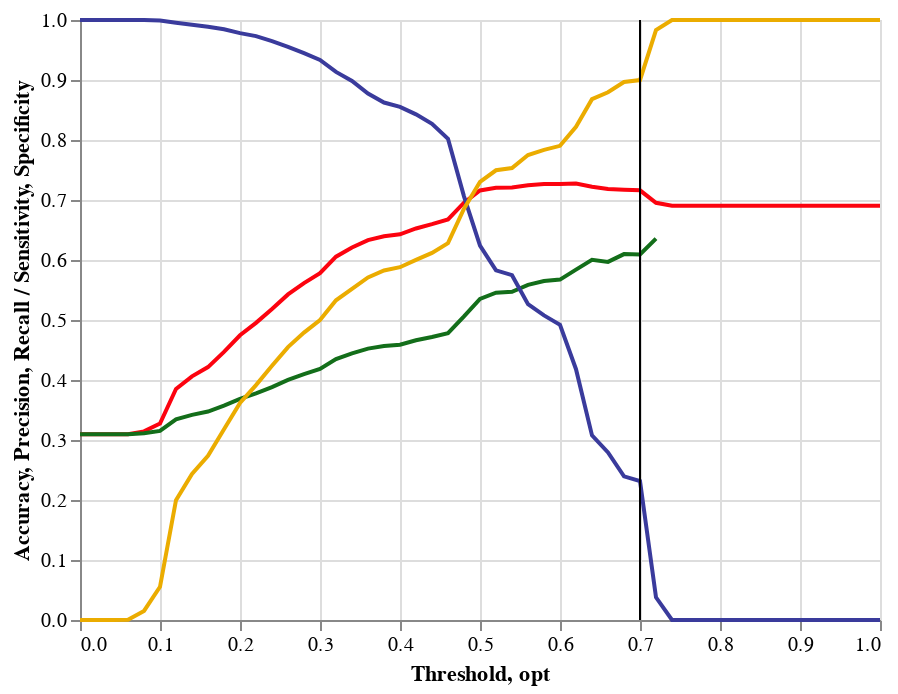

This figure's notebook cell:
### Code cell
source = accdf
source['opt'] = .7

base = alt.Chart(source)

#red
acc= base.mark_line(color="#fc030f").encode(
    x='Threshold:Q',
    y='Accuracy:Q'
)
#green
prec = base.mark_line(color="#136e1a").encode(
    x='Threshold:Q',
    y='Precision:Q'
)
#blue
rec = base.mark_line(color="#3a3b9c").encode(
    x='Threshold:Q',
    y='Recall / Sensitivity:Q'
)
#orange
spec = base.mark_line(color="#ebac00").encode(
    x='Threshold:Q',
    y='Specificity:Q'
)

optimal = base.mark_rule().encode(
    x='opt'
)
acc+prec+rec+spec+optimal

### Figure 1 — Vega-Lite specification as saved in the notebook (floating-point values rounded to 4 significant figures)
{"config": {"view": {"continuousWidth": 400, "continuousHeight": 300}}, "layer": [{"mark": {"type": "line", "color": "#fc030f"}, "encoding": {"x": {"type": "quantitative", "field": "Threshold"}, "y": {"type": "quantitative", "field": "Accuracy"}}}, {"mark": {"type": "line", "color": "#136e1a"}, "encoding": {"x": {"type": "quantitative", "field": "Threshold"}, "y": {"type": "quantitative", "field": "Precision"}}}, {"mark": {"type": "line", "color": "#3a3b9c"}, "encoding": {"x": {"type": "quantitative", "field": "Threshold"}, "y": {"type": "quantitative", "field": "Recall / Sensitivity"}}}, {"mark": {"type": "line", "color": "#ebac00"}, "encoding": {"x": {"type": "quantitative", "field": "Threshold"}, "y": {"type": "quantitative", "field": "Specificity"}}}, {"mark": "rule", "encoding": {"x": {"type": "quantitative", "field": "opt"}}}], "data": {"name": "data-77db0a44bde7c38facc6b9a50d4170e5"}, "$schema": "https://vega.github.io/schema/vega-lite/v4.8.1.json", "datasets": {"data-77db0a44bde7c38facc6b9a50d4170e5": [{"Threshold": 0.0, "TP": 18196, "TN": 0, "FP": 40568, "FN": 0, "Accuracy": 0.3096, "Precision": 0.3096, "Recall / Sensitivity": 1.0, "Specificity": 0.0, "F1": 0.4729, "opt": 0.7}, {"Threshold": 0.02, "TP": 18196, "TN": 0, "FP": 40568, "FN": 0, "Accuracy": 0.3096, "Precision": 0.3096, "Recall / Sensitivity": 1.0, "Specificity": 0.0, "F1": 0.4729, "opt": 0.7}, {"Threshold": 0.04, "TP": 18196, "TN": 0, "FP": 40568, "FN": 0, "Accuracy": 0.3096, "Precision": 0.3096, "Recall / Sensitivity": 1.0, "Specificity": 0.0, "F1": 0.4729, "opt": 0.7}, {"Threshold": 0.06, "TP": 18196, "TN": 6, "FP": 40562, "FN": 0, "Accuracy": 0.3097, "Precision": 0.3097, "Recall / Sensitivity": 1.0, "Specificity": 0.0003296, "F1": 0.4729, "opt": 0.7}, {"Threshold": 0.08, "TP": 18193, "TN": 280, "FP": 40288, "FN": 3, "Accuracy": 0.3144, "Precision": 0.3111, "Recall / Sensitivity": 0.9998, "Specificity": 0.01516, "F1": 0.4745, "opt": 0.7}, {"Threshold": 0.1, "TP": 18181, "TN": 1063, "FP": 39505, "FN": 15, "Accuracy": 0.3275, "Precision": 0.3152, "Recall / Sensitivity": 0.9992, "Specificity": 0.05524, "F1": 0.4792, "opt": 0.7}, {"Threshold": 0.12, "TP": 18113, "TN": 4520, "FP": 36048, "FN": 83, "Accuracy": 0.3852, "Precision": 0.3344, "Recall / Sensitivity": 0.9954, "Specificity": 0.1997, "F1": 0.5007, "opt": 0.7}, {"Threshold": 0.14, "TP": 18053, "TN": 5810, "FP": 34758, "FN": 143, "Accuracy": 0.4061, "Precision": 0.3418, "Recall / Sensitivity": 0.9921, "Specificity": 0.2435, "F1": 0.5085, "opt": 0.7}, {"Threshold": 0.16, "TP": 17989, "TN": 6782, "FP": 33786, "FN": 207, "Accuracy": 0.4215, "Precision": 0.3474, "Recall / Sensitivity": 0.9886, "Specificity": 0.2738, "F1": 0.5142, "opt": 0.7}, {"Threshold": 0.18, "TP": 17914, "TN": 8345, "FP": 32223, "FN": 282, "Accuracy": 0.4469, "Precision": 0.3573, "Recall / Sensitivity": 0.9845, "Specificity": 0.3178, "F1": 0.5243, "opt": 0.7}, {"Threshold": 0.2, "TP": 17798, "TN": 10091, "FP": 30477, "FN": 398, "Accuracy": 0.4746, "Precision": 0.3687, "Recall / Sensitivity": 0.9781, "Specificity": 0.3618, "F1": 0.5355, "opt": 0.7}, {"Threshold": 0.22, "TP": 17707, "TN": 11393, "FP": 29175, "FN": 489, "Accuracy": 0.4952, "Precision": 0.3777, "Recall / Sensitivity": 0.9731, "Specificity": 0.3915, "F1": 0.5442, "opt": 0.7}, {"Threshold": 0.24, "TP": 17556, "TN": 12906, "FP": 27662, "FN": 640, "Accuracy": 0.5184, "Precision": 0.3883, "Recall / Sensitivity": 0.9648, "Specificity": 0.4237, "F1": 0.5537, "opt": 0.7}, {"Threshold": 0.26, "TP": 17384, "TN": 14504, "FP": 26064, "FN": 812, "Accuracy": 0.5426, "Precision": 0.4001, "Recall / Sensitivity": 0.9554, "Specificity": 0.4548, "F1": 0.564, "opt": 0.7}, {"Threshold": 0.28, "TP": 17192, "TN": 15802, "FP": 24766, "FN": 1004, "Accuracy": 0.5615, "Precision": 0.4097, "Recall / Sensitivity": 0.9448, "Specificity": 0.4789, "F1": 0.5716, "opt": 0.7}, {"Threshold": 0.3, "TP": 16984, "TN": 16979, "FP": 23589, "FN": 1212, "Accuracy": 0.578, "Precision": 0.4186, "Recall / Sensitivity": 0.9334, "Specificity": 0.4999, "F1": 0.578, "opt": 0.7}, {"Threshold": 0.32, "TP": 16621, "TN": 18960, "FP": 21608, "FN": 1575, "Accuracy": 0.6055, "Precision": 0.4348, "Recall / Sensitivity": 0.9134, "Specificity": 0.5329, "F1": 0.5891, "opt": 0.7}, {"Threshold": 0.34, "TP": 16349, "TN": 20130, "FP": 20438, "FN": 1847, "Accuracy": 0.6208, "Precision": 0.4444, "Recall / Sensitivity": 0.8985, "Specificity": 0.5518, "F1": 0.5947, "opt": 0.7}, {"Threshold": 0.36, "TP": 15964, "TN": 21236, "FP": 19332, "FN": 2232, "Accuracy": 0.633, "Precision": 0.4523, "Recall / Sensitivity": 0.8773, "Specificity": 0.5709, "F1": 0.5969, "opt": 0.7}, {"Threshold": 0.38, "TP": 15693, "TN": 21895, "FP": 18673, "FN": 2503, "Accuracy": 0.6396, "Precision": 0.4566, "Recall / Sensitivity": 0.8624, "Specificity": 0.5825, "F1": 0.5971, "opt": 0.7}, {"Threshold": 0.4, "TP": 15562, "TN": 22209, "FP": 18359, "FN": 2634, "Accuracy": 0.6428, "Precision": 0.4588, "Recall / Sensitivity": 0.8552, "Specificity": 0.588, "F1": 0.5972, "opt": 0.7}, {"Threshold": 0.42, "TP": 15334, "TN": 23015, "FP": 17553, "FN": 2862, "Accuracy": 0.6526, "Precision": 0.4663, "Recall / Sensitivity": 0.8427, "Specificity": 0.6001, "F1": 0.6004, "opt": 0.7}, {"Threshold": 0.44, "TP": 15049, "TN": 23718, "FP": 16850, "FN": 3147, "Accuracy": 0.6597, "Precision": 0.4718, "Recall / Sensitivity": 0.827, "Specificity": 0.6118, "F1": 0.6008, "opt": 0.7}, {"Threshold": 0.46, "TP": 14594, "TN": 24642, "FP": 15926, "FN": 3602, "Accuracy": 0.6677, "Precision": 0.4782, "Recall / Sensitivity": 0.802, "Specificity": 0.628, "F1": 0.5991, "opt": 0.7}, {"Threshold": 0.48, "TP": 12848, "TN": 28020, "FP": 12548, "FN": 5348, "Accuracy": 0.6955, "Precision": 0.5059, "Recall / Sensitivity": 0.7061, "Specificity": 0.6856, "F1": 0.5895, "opt": 0.7}, {"Threshold": 0.5, "TP": 11356, "TN": 30709, "FP": 9859, "FN": 6840, "Accuracy": 0.7158, "Precision": 0.5353, "Recall / Sensitivity": 0.6241, "Specificity": 0.73, "F1": 0.5763, "opt": 0.7}, {"Threshold": 0.52, "TP": 10604, "TN": 31731, "FP": 8837, "FN": 7592, "Accuracy": 0.7204, "Precision": 0.5454, "Recall / Sensitivity": 0.5828, "Specificity": 0.7495, "F1": 0.5635, "opt": 0.7}, {"Threshold": 0.54, "TP": 10457, "TN": 31909, "FP": 8659, "FN": 7739, "Accuracy": 0.721, "Precision": 0.547, "Recall / Sensitivity": 0.5747, "Specificity": 0.7532, "F1": 0.5605, "opt": 0.7}, {"Threshold": 0.56, "TP": 9580, "TN": 32994, "FP": 7574, "FN": 8616, "Accuracy": 0.7245, "Precision": 0.5585, "Recall / Sensitivity": 0.5265, "Specificity": 0.775, "F1": 0.542, "opt": 0.7}, {"Threshold": 0.58, "TP": 9238, "TN": 33455, "FP": 7113, "FN": 8958, "Accuracy": 0.7265, "Precision": 0.565, "Recall / Sensitivity": 0.5077, "Specificity": 0.7836, "F1": 0.5348, "opt": 0.7}, {"Threshold": 0.6, "TP": 8953, "TN": 33741, "FP": 6827, "FN": 9243, "Accuracy": 0.7265, "Precision": 0.5674, "Recall / Sensitivity": 0.492, "Specificity": 0.7903, "F1": 0.527, "opt": 0.7}, {"Threshold": 0.62, "TP": 7606, "TN": 35149, "FP": 5419, "FN": 10590, "Accuracy": 0.7276, "Precision": 0.584, "Recall / Sensitivity": 0.418, "Specificity": 0.8221, "F1": 0.4872, "opt": 0.7}, {"Threshold": 0.64, "TP": 5599, "TN": 36839, "FP": 3729, "FN": 12597, "Accuracy": 0.7222, "Precision": 0.6002, "Recall / Sensitivity": 0.3077, "Specificity": 0.8681, "F1": 0.4068, "opt": 0.7}, {"Threshold": 0.66, "TP": 5083, "TN": 37135, "FP": 3433, "FN": 13113, "Accuracy": 0.7184, "Precision": 0.5969, "Recall / Sensitivity": 0.2793, "Specificity": 0.8796, "F1": 0.3806, "opt": 0.7}, {"Threshold": 0.68, "TP": 4355, "TN": 37782, "FP": 2786, "FN": 13841, "Accuracy": 0.7171, "Precision": 0.6099, "Recall / Sensitivity": 0.2393, "Specificity": 0.8966, "F1": 0.3438, "opt": 0.7}, {"Threshold": 0.7, "TP": 4215, "TN": 37866, "FP": 2702, "FN": 13981, "Accuracy": 0.7161, "Precision": 0.6094, "Recall / Sensitivity": 0.2316, "Specificity": 0.8998, "F1": 0.3357, "opt": 0.7}, {"Threshold": 0.72, "TP": 689, "TN": 40173, "FP": 395, "FN": 17507, "Accuracy": 0.6954, "Precision": 0.6356, "Recall / Sensitivity": 0.03787, "Specificity": 0.9831, "F1": 0.07147, "opt": 0.7}, {"Threshold": 0.74, "TP": 0, "TN": 40568, "FP": 0, "FN": 18196, "Accuracy": 0.6904, "Precision": null, "Recall / Sensitivity": 0.0, "Specificity": 1.0, "F1": null, "opt": 0.7}, {"Threshold": 0.76, "TP": 0, "TN": 40568, "FP": 0, "FN": 18196, "Accuracy": 0.6904, "Precision": null, "Recall / Sensitivity": 0.0, "Specificity": 1.0, "F1": null, "opt": 0.7}, {"Threshold": 0.78, "TP": 0, "TN": 40568, "FP": 0, "FN": 18196, "Accuracy": 0.6904, "Precision": null, "Recall / Sensitivity": 0.0, "Specificity": 1.0, "F1": null, "opt": 0.7}, {"Threshold": 0.8, "TP": 0, "TN": 40568, "FP": 0, "FN": 18196, "Accuracy": 0.6904, "Precision": null, "Recall / Sensitivity": 0.0, "Specificity": 1.0, "F1": null, "opt": 0.7}, {"Threshold": 0.82, "TP": 0, "TN": 40568, "FP": 0, "FN": 18196, "Accuracy": 0.6904, "Precision": null, "Recall / Sensitivity": 0.0, "Specificity": 1.0, "F1": null, "opt": 0.7}, {"Threshold": 0.84, "TP": 0, "TN": 40568, "FP": 0, "FN": 18196, "Accuracy": 0.6904, "Precision": null, "Recall / Sensitivity": 0.0, "Specificity": 1.0, "F1": null, "opt": 0.7}, {"Threshold": 0.86, "TP": 0, "TN": 40568, "FP": 0, "FN": 18196, "Accuracy": 0.6904, "Precision": null, "Recall / Sensitivity": 0.0, "Specificity": 1.0, "F1": null, "opt": 0.7}, {"Threshold": 0.88, "TP": 0, "TN": 40568, "FP": 0, "FN": 18196, "Accuracy": 0.6904, "Precision": null, "Recall / Sensitivity": 0.0, "Specificity": 1.0, "F1": null, "opt": 0.7}, {"Threshold": 0.9, "TP": 0, "TN": 40568, "FP": 0, "FN": 18196, "Accuracy": 0.6904, "Precision": null, "Recall / Sensitivity": 0.0, "Specificity": 1.0, "F1": null, "opt": 0.7}, {"Threshold": 0.92, "TP": 0, "TN": 40568, "FP": 0, "FN": 18196, "Accuracy": 0.6904, "Precision": null, "Recall / Sensitivity": 0.0, "Specificity": 1.0, "F1": null, "opt": 0.7}, {"Threshold": 0.94, "TP": 0, "TN": 40568, "FP": 0, "FN": 18196, "Accuracy": 0.6904, "Precision": null, "Recall / Sensitivity": 0.0, "Specificity": 1.0, "F1": null, "opt": 0.7}, {"Threshold": 0.96, "TP": 0, "TN": 40568, "FP": 0, "FN": 18196, "Accuracy": 0.6904, "Precision": null, "Recall / Sensitivity": 0.0, "Specificity": 1.0, "F1": null, "opt": 0.7}, {"Threshold": 0.98, "TP": 0, "TN": 40568, "FP": 0, "FN": 18196, "Accuracy": 0.6904, "Precision": null, "Recall / Sensitivity": 0.0, "Specificity": 1.0, "F1": null, "opt": 0.7}, {"Threshold": 1.0, "TP": 0, "TN": 40568, "FP": 0, "FN": 18196, "Accuracy": 0.6904, "Precision": null, "Recall / Sensitivity": 0.0, "Specificity": 1.0, "F1": null, "opt": 0.7}]}}
